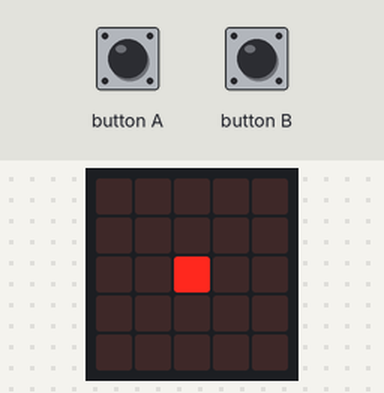
This program was run on a simulated BBC micro:bit (MakeCode). Parts: the board's 5×5 LED display. The test bench sets the inputs (shaded band).

Above: at 1.2 s.
1.3 s: button A pressed for 0.15 s
At 1.8 s:
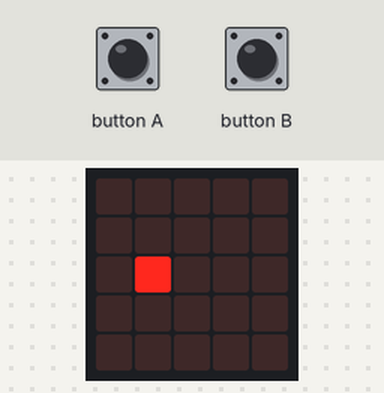
2.9 s: button A pressed for 0.15 s
At 4.2 s:
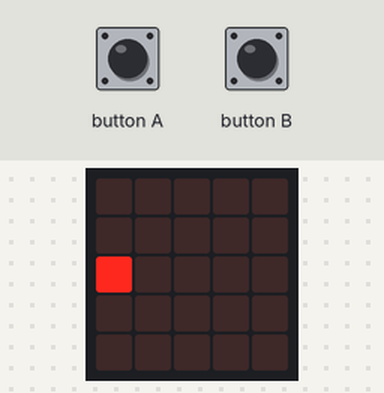
4.5 s: button A pressed for 0.15 s
At 5.4 s:
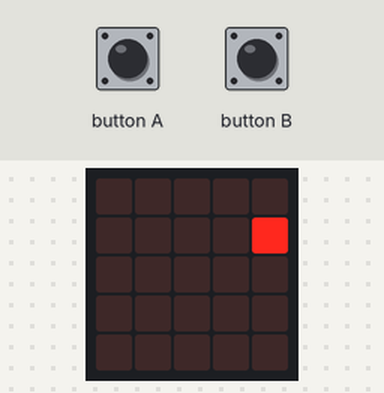
6.1 s: button A pressed for 0.15 s
At 6.6 s:
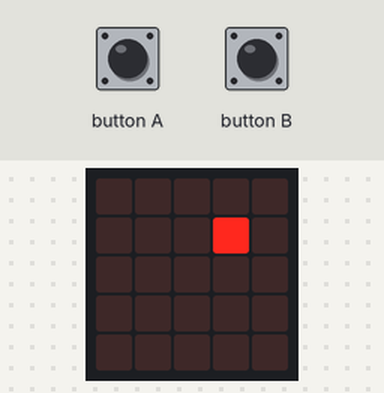
7.7 s: button A pressed for 0.15 s
At 9.0 s:
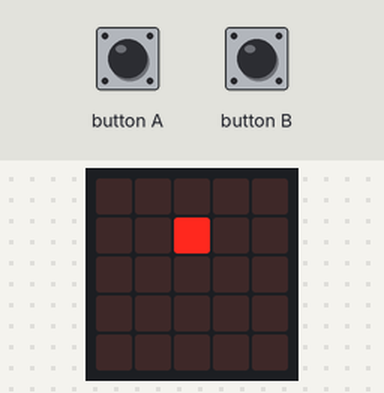
9.3 s: button A pressed for 0.15 s
At 10.3 s:
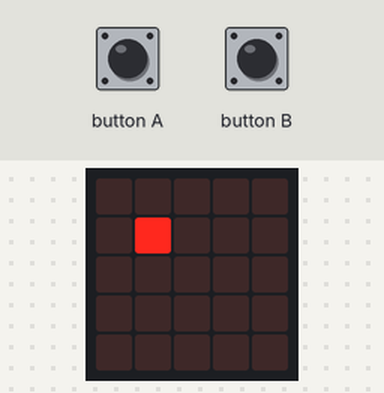
Timing chart, 0 to 11.9 s (numbered marks = the images above; inputs shaded):
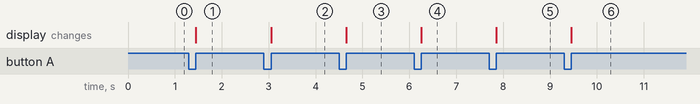

Measured:
- after the input at 1.3 s, the display: changes after 0.15 s (image 1)
- after the input at 2.9 s, the display: changes after 0.15 s (image 2)
- after the input at 4.5 s, the display: changes after 0.15 s (image 3)
- after the input at 6.1 s, the display: changes after 0.15 s (image 4)
- after the input at 7.7 s, the display: changes after 0.15 s (image 5)
- after the input at 9.3 s, the display: changes after 0.15 s (image 6)

The program:

main.ts
```typescript
input.onButtonPressed(Button.A, function () {
    if (y >= 0) {
        if (x > 0) {
            led.unplot(x, y)
            x += -1
            led.plot(x, y)
        } else {
            led.unplot(x, y)
            y += -1
            x = 4
            led.plot(x, y)
        }
    } else {
        x = 0
        y = 0
        led.plot(x, y)
    }
})
input.onButtonPressed(Button.B, function () {
    if (y <= 4) {
        if (x < 4) {
            led.unplot(x, y)
            x += 1
            led.plot(x, y)
        } else {
            led.unplot(x, y)
            y += 1
            x = 0
            led.plot(x, y)
        }
    } else {
        x = 4
        y = 4
        led.plot(x, y)
    }
})
let x = 0
let y = 0
y = 2
x = 2
led.plot(x, y)
basic.forever(function () {

})
```

test.ts
```typescript
// les tests vont ici ; cela ne sera pas compilé si ce paquet est utilisé en tant qu'extension.
```
